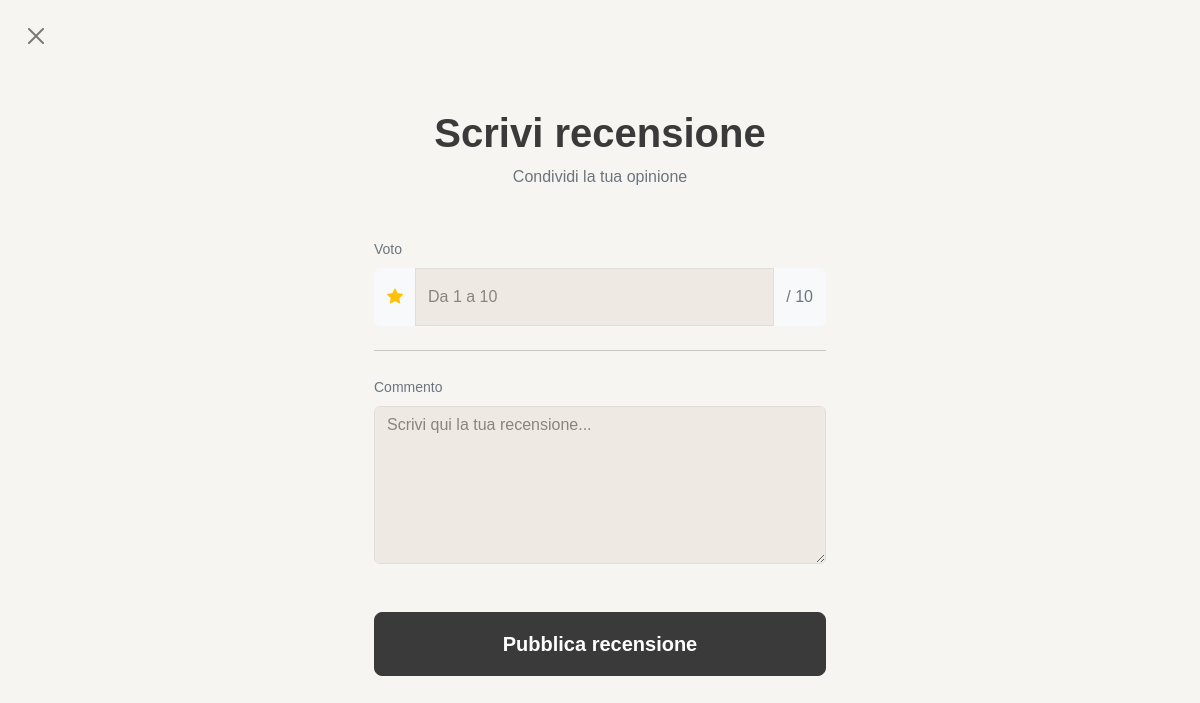
The page /pages/user/review.php?tmdb_id=129 (signed in) on the database as committed earlier.
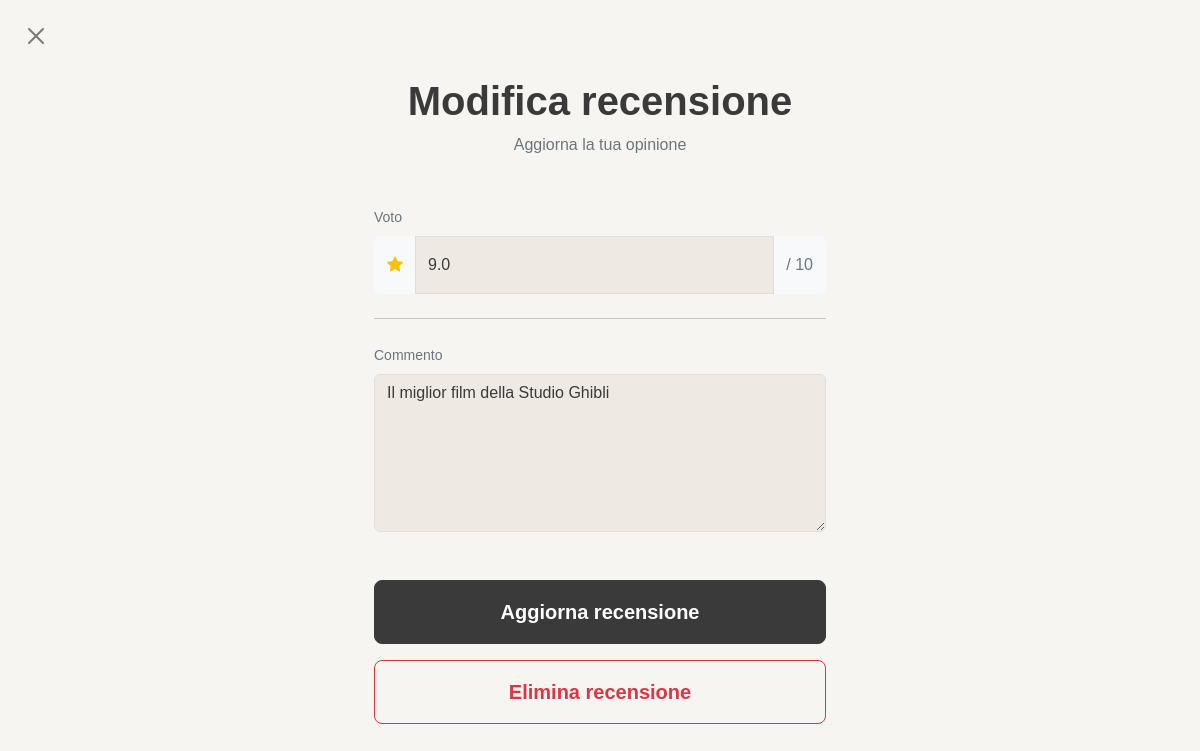
The same page on the database as committed later.
### tables this page shows
CREATE TABLE `recensioni` (
  `id_recensione` int(11) NOT NULL AUTO_INCREMENT,
  `tmdb_id` int(11) NOT NULL,
  `id_utente` int(11) NOT NULL,
  `data_aggiunto` timestamp NULL DEFAULT NULL,
  `commento` text DEFAULT NULL,
  `voto` decimal(2,1) DEFAULT NULL,
  PRIMARY KEY (`id_recensione`),
  KEY `id_utente` (`id_utente`),
  CONSTRAINT `recensioni_ibfk_1` FOREIGN KEY (`id_utente`) REFERENCES `utenti` (`id_utente`)
);

### pages/user/review.php (the view, shortened to what this page needs)
<?php
require_once(__DIR__ . '/../../config/connection.php');
$id_utente = $_SESSION['id_utente'] ?? null;
$tmdb_id = $_GET['tmdb_id'] ?? null;
$recensione_esistente = null;
try {
    $sql = "SELECT * FROM recensioni WHERE id_utente = :id_utente AND tmdb_id = :tmdb_id";
    $stmt = $conn->prepare($sql);
    $stmt->execute([
        ':id_utente' => $id_utente,
        ':tmdb_id' => $tmdb_id
    ]);
    $recensione_esistente = $stmt->fetch();
} catch (PDOException $e) {
    error_log("Errore nel DB: " . $e->getMessage());
}
?>
<!DOCTYPE html>
<html lang="it">
<head>
    <link rel="stylesheet" href="/node_modules/bootstrap/dist/css/bootstrap.min.css">
    <link rel="stylesheet" href="/node_modules/bootstrap-icons/font/bootstrap-icons.css">
    <link rel="stylesheet" href="/assets/css/style.css">
</head>
<body>
    <div class="container-fluid">
        <div class="row vh-100 justify-content-center align-items-center">
            <div class="col-12 col-sm-8 col-md-6 col-lg-5 px-4">
                <a href="javascript:void(0)"
                    onclick="closeAndRedirect()"
                    class="btn-close position-absolute top-0 start-0 m-4"
                    aria-label="Close">
                </a>
                <div class="text-center mb-5">
                    <h1 class="display-6 fw-bolder mb-2">
                        <?= $recensione_esistente ? 'Modifica recensione' : 'Scrivi recensione' ?>
                    </h1>
                    <p class="text-secondary">
                        <?= $recensione_esistente
                            ? 'Aggiorna la tua opinione'
                            : 'Condividi la tua opinione' ?>
                    </p>
                </div>
                <form method="POST">
                    <div class="mb-4">
                        <label class="form-label small text-secondary">Voto</label>
                        <div class="input-group">
                            <span class="input-group-text bg-light border-light">
                                <i class="bi bi-star-fill text-warning"></i>
                            </span>
                            <input
                                type="number"
                                name="rating"
                                step="0.1"
                                id="rating"
                                class="form-control bg-light border-light py-3"
                                min="1"
                                max="10"
                                placeholder="Da 1 a 10"
                                value="<?= htmlspecialchars($recensione_esistente['voto'] ?? '') ?>"
                                required>
                            <span class="input-group-text bg-light border-light text-secondary">/ 10</span>
                        </div>
                    </div>
                    <hr class="my-4 opacity-25">
                    <div class="mb-5">
                        <label class="form-label small text-secondary">Commento</label>
                        <textarea
                            name="commento"
                            id="commento"
                            class="form-control bg-light border-light"
                            rows="6"
                            placeholder="Scrivi qui la tua recensione..."
                            required><?= htmlspecialchars($recensione_esistente['commento'] ?? '') ?></textarea>
                    </div>
                    <button type="submit" name="write_review" class="btn btn-dark btn-lg w-100 py-3 fw-bold mb-3">
                        <?= $recensione_esistente ? 'Aggiorna recensione' : 'Pubblica recensione' ?>
                    </button>
                    <?php if ($recensione_esistente): ?>
                        <button type="submit" name="delete_review" class="btn btn-outline-danger btn-lg w-100 py-3 fw-bold">
                            Elimina recensione
                        </button>
                    <?php endif; ?>
                </form>
            </div>
        </div>
    </div>
</body>
</html>

### assets/css/style.css (style rules this page uses)
:root { --accent: #A8C5DA; --accent-hover: #8EB5CC; --accent-dark: #5A8FA8; --bg: #F7F5F2; --bg-surface: #FFFFFF; --bg-muted: #EEE9E3; --border: #E2DDD8; --text: #3A3A3A; --text-muted: #8A8480; }
body { background-color: var(--bg); color: var(--text); font-family: 'DM Sans', sans-serif; -webkit-font-smoothing: antialiased; -moz-osx-font-smoothing: grayscale; }
.btn-dark { background-color: var(--text) !important; border-color: var(--text) !important; color: #fff !important; }
.form-control { background-color: var(--bg-muted) !important; border-color: var(--border) !important; color: var(--text) !important; }
.form-control::placeholder { color: var(--text-muted) !important; }

Rows that differ between the two databases and show on the page:
added recensioni: rating "9.0", commento "Il miglior film della Studio Ghibli"
Other text that changed with them:
text no longer shown: "Scrivi recensione Condividi la tua opinione Pubblica recensione"
text now shown: "Modifica recensione Aggiorna la tua opinione Aggiorna recensione Elimina recensione"
